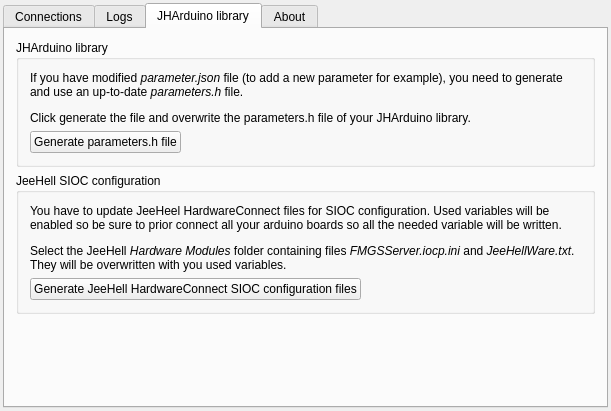
<?xml version="1.0" encoding="UTF-8"?>
<ui version="4.0">
 <class>MainWindow</class>
 <widget class="QMainWindow" name="MainWindow">
  <property name="geometry">
   <rect>
    <x>0</x>
    <y>0</y>
    <width>611</width>
    <height>411</height>
   </rect>
  </property>
  <property name="windowTitle">
   <string>JeeHell Arduino Link</string>
  </property>
  <widget class="QWidget" name="centralWidget">
   <layout class="QVBoxLayout" name="verticalLayout_2">
    <property name="leftMargin">
     <number>3</number>
    </property>
    <property name="topMargin">
     <number>3</number>
    </property>
    <property name="rightMargin">
     <number>3</number>
    </property>
    <property name="bottomMargin">
     <number>3</number>
    </property>
    <item>
     <widget class="QTabWidget" name="tabWidget">
      <property name="currentIndex">
       <number>2</number>
      </property>
      <widget class="QWidget" name="tabConnection">
       <attribute name="title">
        <string>Connections</string>
       </attribute>
       <layout class="QVBoxLayout" name="verticalLayout_4">
        <property name="leftMargin">
         <number>5</number>
        </property>
        <property name="topMargin">
         <number>5</number>
        </property>
        <property name="rightMargin">
         <number>5</number>
        </property>
        <property name="bottomMargin">
         <number>5</number>
        </property>
        <item>
         <widget class="QGroupBox" name="groupJHStatus">
          <property name="title">
           <string>JeeHell HardwareConnect status</string>
          </property>
          <layout class="QVBoxLayout" name="verticalLayout">
           <property name="sizeConstraint">
            <enum>QLayout::SetMinimumSize</enum>
           </property>
           <property name="leftMargin">
            <number>5</number>
           </property>
           <property name="topMargin">
            <number>5</number>
           </property>
           <property name="rightMargin">
            <number>5</number>
           </property>
           <property name="bottomMargin">
            <number>5</number>
           </property>
           <item>
            <layout class="QGridLayout" name="gridLayout">
             <item row="1" column="0">
              <widget class="QLabel" name="lblStatus">
               <property name="text">
                <string>Status : </string>
               </property>
              </widget>
             </item>
             <item row="0" column="1">
              <widget class="QLineEdit" name="lineEdit"/>
             </item>
             <item row="0" column="0">
              <widget class="QLabel" name="lblPort">
               <property name="text">
                <string>Port :</string>
               </property>
              </widget>
             </item>
             <item row="0" column="2">
              <widget class="QPushButton" name="btnApplyJHPort">
               <property name="text">
                <string>Apply</string>
               </property>
              </widget>
             </item>
             <item row="1" column="1" colspan="2">
              <widget class="QLabel" name="lblStatusValue">
               <property name="text">
                <string>Disconnected</string>
               </property>
              </widget>
             </item>
            </layout>
           </item>
          </layout>
         </widget>
        </item>
        <item>
         <widget class="QGroupBox" name="groupSerialStatus">
          <property name="title">
           <string>Serial connections status</string>
          </property>
          <layout class="QHBoxLayout" name="horizontalLayout">
           <property name="leftMargin">
            <number>5</number>
           </property>
           <property name="topMargin">
            <number>5</number>
           </property>
           <property name="rightMargin">
            <number>5</number>
           </property>
           <property name="bottomMargin">
            <number>5</number>
           </property>
           <item>
            <widget class="QTableView" name="tableSerialPorts">
             <property name="minimumSize">
              <size>
               <width>400</width>
               <height>50</height>
              </size>
             </property>
             <property name="alternatingRowColors">
              <bool>true</bool>
             </property>
             <property name="selectionMode">
              <enum>QAbstractItemView::SingleSelection</enum>
             </property>
             <property name="selectionBehavior">
              <enum>QAbstractItemView::SelectRows</enum>
             </property>
             <property name="cornerButtonEnabled">
              <bool>true</bool>
             </property>
             <attribute name="horizontalHeaderHighlightSections">
              <bool>false</bool>
             </attribute>
             <attribute name="horizontalHeaderStretchLastSection">
              <bool>true</bool>
             </attribute>
             <attribute name="verticalHeaderVisible">
              <bool>false</bool>
             </attribute>
            </widget>
           </item>
          </layout>
         </widget>
        </item>
       </layout>
      </widget>
      <widget class="QWidget" name="tabLogs">
       <attribute name="title">
        <string>Logs</string>
       </attribute>
       <layout class="QVBoxLayout" name="verticalLayout_5">
        <property name="leftMargin">
         <number>5</number>
        </property>
        <property name="topMargin">
         <number>5</number>
        </property>
        <property name="rightMargin">
         <number>5</number>
        </property>
        <property name="bottomMargin">
         <number>5</number>
        </property>
        <item>
         <widget class="QTableWidget" name="tableLogs">
          <property name="selectionMode">
           <enum>QAbstractItemView::SingleSelection</enum>
          </property>
          <property name="selectionBehavior">
           <enum>QAbstractItemView::SelectRows</enum>
          </property>
          <property name="gridStyle">
           <enum>Qt::NoPen</enum>
          </property>
          <property name="columnCount">
           <number>3</number>
          </property>
          <attribute name="horizontalHeaderStretchLastSection">
           <bool>true</bool>
          </attribute>
          <attribute name="verticalHeaderVisible">
           <bool>false</bool>
          </attribute>
          <attribute name="verticalHeaderDefaultSectionSize">
           <number>21</number>
          </attribute>
          <attribute name="verticalHeaderStretchLastSection">
           <bool>false</bool>
          </attribute>
          <column>
           <property name="text">
            <string>Date</string>
           </property>
          </column>
          <column>
           <property name="text">
            <string>Source</string>
           </property>
          </column>
          <column>
           <property name="text">
            <string>Message</string>
           </property>
          </column>
         </widget>
        </item>
       </layout>
      </widget>
      <widget class="QWidget" name="tab">
       <attribute name="title">
        <string>JHArduino library</string>
       </attribute>
       <layout class="QVBoxLayout" name="verticalLayout_3">
        <property name="sizeConstraint">
         <enum>QLayout::SetDefaultConstraint</enum>
        </property>
        <item>
         <widget class="QGroupBox" name="groupBox">
          <property name="title">
           <string>JHArduino library</string>
          </property>
          <layout class="QGridLayout" name="gridLayout_2">
           <item row="1" column="0">
            <widget class="QPushButton" name="btnGenerateParametersH">
             <property name="text">
              <string>Generate parameters.h file</string>
             </property>
            </widget>
           </item>
           <item row="1" column="1">
            <spacer name="horizontalSpacer">
             <property name="orientation">
              <enum>Qt::Horizontal</enum>
             </property>
             <property name="sizeHint" stdset="0">
              <size>
               <width>40</width>
               <height>20</height>
              </size>
             </property>
            </spacer>
           </item>
           <item row="0" column="0" colspan="2">
            <widget class="QLabel" name="label_2">
             <property name="text">
              <string>&lt;html&gt;&lt;head/&gt;&lt;body&gt;&lt;p&gt;If you have modified &lt;span style=&quot; font-style:italic;&quot;&gt;parameter.json&lt;/span&gt; file (to add a new parameter for example), you need to generate and use an up-to-date &lt;span style=&quot; font-style:italic;&quot;&gt;parameters.h&lt;/span&gt; file.&lt;/p&gt;&lt;p&gt;Click generate the file and overwrite the parameters.h file of your JHArduino library.&lt;/p&gt;&lt;/body&gt;&lt;/html&gt;</string>
             </property>
             <property name="wordWrap">
              <bool>true</bool>
             </property>
            </widget>
           </item>
          </layout>
         </widget>
        </item>
        <item>
         <widget class="QGroupBox" name="groupBox_2">
          <property name="title">
           <string>JeeHell SIOC configuration</string>
          </property>
          <layout class="QGridLayout" name="gridLayout_3">
           <item row="1" column="0">
            <widget class="QPushButton" name="btnGenerateJeeHell">
             <property name="text">
              <string>Generate JeeHell HardwareConnect SIOC configuration files</string>
             </property>
            </widget>
           </item>
           <item row="1" column="1">
            <spacer name="horizontalSpacer_2">
             <property name="orientation">
              <enum>Qt::Horizontal</enum>
             </property>
             <property name="sizeHint" stdset="0">
              <size>
               <width>40</width>
               <height>20</height>
              </size>
             </property>
            </spacer>
           </item>
           <item row="0" column="0" colspan="2">
            <widget class="QLabel" name="label_3">
             <property name="text">
              <string>&lt;html&gt;&lt;head/&gt;&lt;body&gt;&lt;p&gt;You have to update JeeHeel HardwareConnect files for SIOC configuration. Used variables will be enabled so be sure to prior connect all your arduino boards so all the needed variable will be written.&lt;/p&gt;&lt;p&gt;Select the JeeHell &lt;span style=&quot; font-style:italic;&quot;&gt;Hardware Modules&lt;/span&gt; folder containing files &lt;span style=&quot; font-style:italic;&quot;&gt;FMGSServer.iocp.ini&lt;/span&gt; and &lt;span style=&quot; font-style:italic;&quot;&gt;JeeHellWare.txt&lt;/span&gt;. They will be overwritten with you used variables.&lt;/p&gt;&lt;/body&gt;&lt;/html&gt;</string>
             </property>
             <property name="wordWrap">
              <bool>true</bool>
             </property>
            </widget>
           </item>
          </layout>
         </widget>
        </item>
        <item>
         <spacer name="verticalSpacer">
          <property name="orientation">
           <enum>Qt::Vertical</enum>
          </property>
          <property name="sizeHint" stdset="0">
           <size>
            <width>20</width>
            <height>40</height>
           </size>
          </property>
         </spacer>
        </item>
       </layout>
      </widget>
      <widget class="QWidget" name="tabAbout">
       <attribute name="title">
        <string>About</string>
       </attribute>
       <layout class="QVBoxLayout" name="verticalLayout_6">
        <property name="leftMargin">
         <number>5</number>
        </property>
        <property name="topMargin">
         <number>5</number>
        </property>
        <property name="rightMargin">
         <number>5</number>
        </property>
        <property name="bottomMargin">
         <number>5</number>
        </property>
        <item>
         <widget class="QLabel" name="label">
          <property name="text">
           <string>&lt;html&gt;&lt;head/&gt;&lt;body&gt;&lt;p&gt;This software is part of &lt;a href=&quot;https://github.com/VirtualGit/HomeCockpitA320/wiki/A320-Home-Cockpit&quot;&gt;&lt;span style=&quot; text-decoration: underline; color:#0057ae;&quot;&gt;A320 Home Cockpit Project&lt;/span&gt;&lt;/a&gt;&lt;/p&gt;&lt;p&gt;It makes a bridge between JeeHell A320 software and arduino-based software using dedicated library.&lt;/p&gt;&lt;/body&gt;&lt;/html&gt;</string>
          </property>
          <property name="textFormat">
           <enum>Qt::RichText</enum>
          </property>
          <property name="alignment">
           <set>Qt::AlignLeading|Qt::AlignLeft|Qt::AlignTop</set>
          </property>
          <property name="openExternalLinks">
           <bool>true</bool>
          </property>
          <property name="textInteractionFlags">
           <set>Qt::LinksAccessibleByKeyboard|Qt::LinksAccessibleByMouse</set>
          </property>
         </widget>
        </item>
       </layout>
      </widget>
     </widget>
    </item>
   </layout>
  </widget>
 </widget>
 <layoutdefault spacing="6" margin="11"/>
 <resources/>
 <connections/>
</ui>
